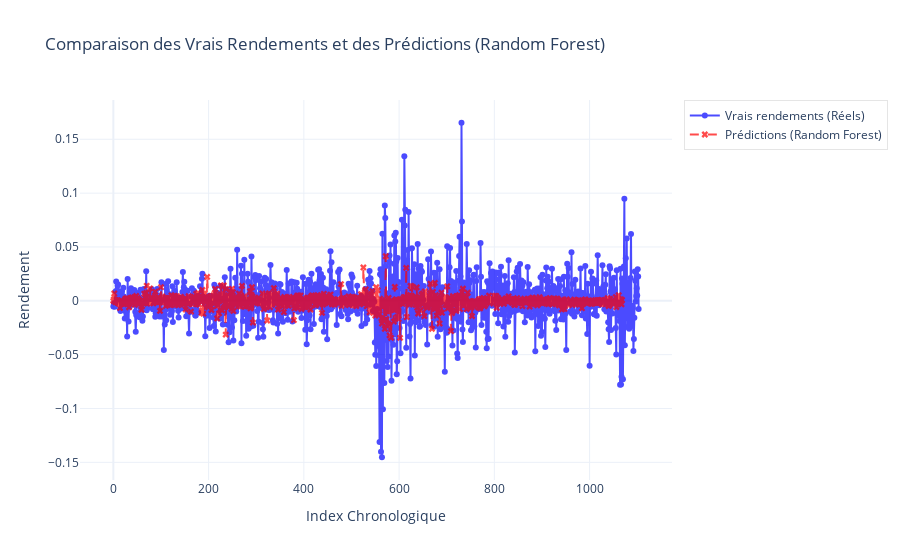

The cell this chart's notebook holds for it:
### Code cell
fig_rf = go.Figure()

# Ajout des vrais rendements
fig_rf.add_trace(go.Scatter(
    x=list(range(len(y_test))),
    y=y_test,
    mode='lines+markers',
    name='Vrais rendements (Réels)',
    line=dict(color='blue', dash='solid'),
    marker=dict(symbol='circle', size=6),
    opacity=0.7
))

# Ajout des prédictions LSTM
fig_rf.add_trace(go.Scatter(
    x=list(range(len(generated_Z_prob))),
    y=generated_Z_prob,
    mode='lines+markers',
    name='Prédictions (LSTM)',
    line=dict(color='red', dash='dash'),
    marker=dict(symbol='x', size=6),
    opacity=0.7
))

# Mise à jour de la mise en page
fig_rf.update_layout(
    title="Comparaison des Vrais Rendements et des Prédictions (LSTM)",
    xaxis=dict(
        title="Index Chronologique",
        showgrid=True,
        zeroline=True
    ),
    yaxis=dict(
        title="Rendement",
        showgrid=True,
        zeroline=True
    ),
    legend=dict(
        font=dict(size=12),
        bgcolor="rgba(255,255,255,0.5)",
        bordercolor="rgba(0,0,0,0.1)",
        borderwidth=1
    ),
    template="plotly_white"
)

### Figure 1 — Plotly figure (JSON) as saved in the notebook; plotly's stock layout.template omitted (floating-point values rounded to 4 significant figures; data arrays with more than 128 entries replaced by an {"elided": "..."} marker saying what was removed)
{"data": [{"line": {"color": "blue", "dash": "solid"}, "marker": {"size": 6, "symbol": "circle"}, "mode": "lines+markers", "name": "Vrais rendements (Réels)", "opacity": 0.7, "type": "scatter", "x": {"elided": "1104 int values"}, "y": {"elided": "1104 float values"}}, {"line": {"color": "red", "dash": "dash"}, "marker": {"size": 6, "symbol": "x"}, "mode": "lines+markers", "name": "Prédictions (Random Forest)", "opacity": 0.7, "type": "scatter", "x": {"elided": "1069 int values"}, "y": {"elided": "1069 float values"}}], "layout": {"legend": {"bgcolor": "rgba(255,255,255,0.5)", "bordercolor": "rgba(0,0,0,0.1)", "borderwidth": 1, "font": {"size": 12}}, "title": {"text": "Comparaison des Vrais Rendements et des Prédictions (Random Forest)"}, "xaxis": {"showgrid": true, "title": {"text": "Index Chronologique"}, "zeroline": true}, "yaxis": {"showgrid": true, "title": {"text": "Rendement"}, "zeroline": true}}}
